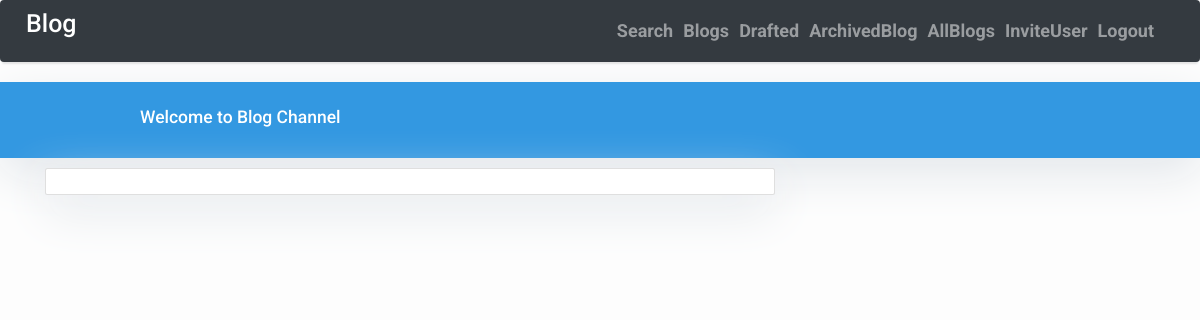
Page /blog/userposts/ (signed in) on the earlier database version.
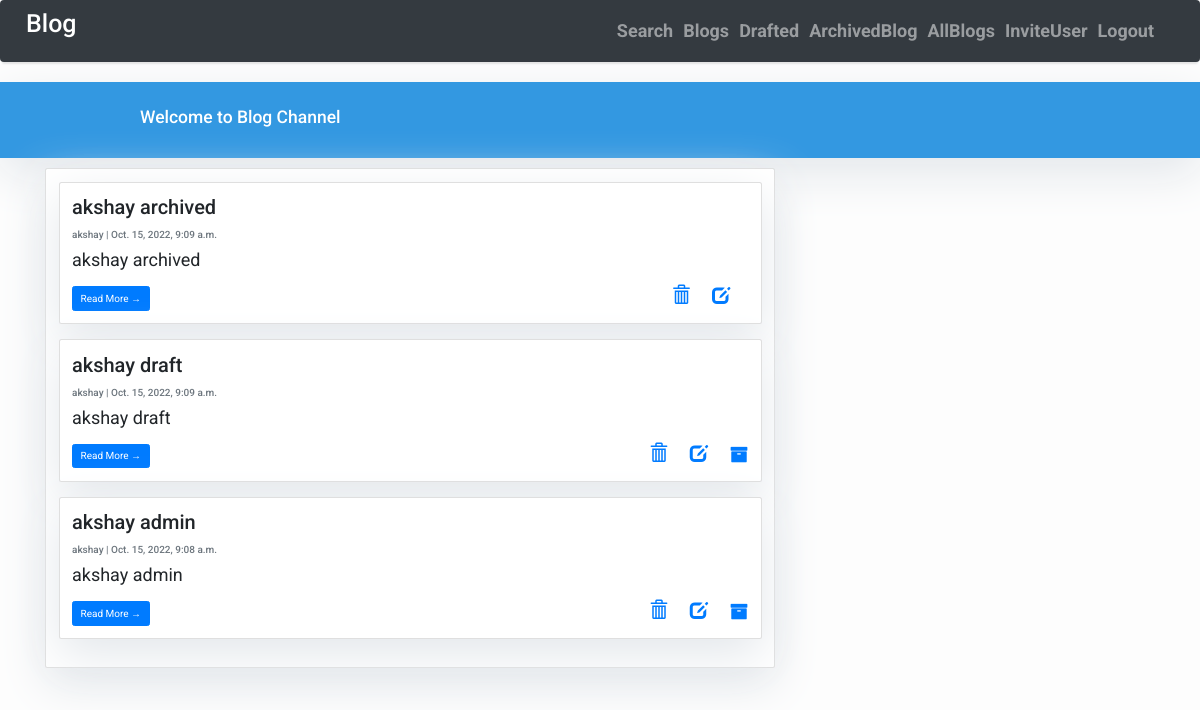
Same page on the later database version.
### blogs/models.py (models this page shows, shortened)
class Post(models.Model):
    title = models.CharField(max_length=200, unique=True)
    author = models.ForeignKey(User, on_delete= models.CASCADE,related_name='blog_posts', null=True)
    updated_on = models.DateTimeField(auto_now= True)
    content = models.TextField()
    created_on = models.DateTimeField(auto_now_add=True)
    status = models.IntegerField(choices=STATUS, default=1)
    class Meta:
        ordering = ['-created_on']

### blogs/views.py (the view)
# urls.py: path('userposts/', views.UserPosts.as_view(), name='user_posts'),
class UserPosts(View):
    def get(self, request):
        logged_in_user = request.user.id
        logged_in_user_posts = Post.objects.filter(author=logged_in_user)
        return render(request, 'user_posts.html', {'user_posts': logged_in_user_posts})

### blogs/templates/user_posts.html (shortened to what this page needs)
    {% extends "home.html" %}
{% block content %}
<div class="container">
    <div class="row">
        <div class="col-md-8 mt-3 left">
            <div class="card mb-4">
                <div class="card-body">
                {% for post in user_posts %}
                <div class="card mb-4">
                    <div class="card-body">
                        <h2 class="card-title">{{ post.title }}</h2>
                        <p class="card-text text-muted h6">{{ post.author }} | {{ post.created_on}} </p>
                        <p class="card-text">{{post.content|slice:":200" }}</p>
                        <a href="{% url 'blog:post_detail' post.id  %}" class="btn btn-primary">Read More &rarr;</a>
                        <div class="right">
                        <a href="{% url 'blog:post_delete' post.id  %}">
                            <span class="glyphicon glyphicon-trash" ></span>
                          </a>&nbsp;&nbsp;&nbsp;
                        <a href="{% url 'blog:post_update' post.id  %}">
                        <span class="glyphicon glyphicon-edit"></span>
                        </a>&nbsp;&nbsp;&nbsp;
                        {% if request.user.is_superuser  %}
                            {%if post.status == 0 or post.status == 1 %}
                                <a href="{% url 'blog:post_archive' post.id  %}">
                                    <i class="fa fa-archive" aria-hidden="true"></i>
                                </a>
                            {%endif%}
                        {%endif%}
                        </div>
                    </div>
                </div>
                {% endfor %}
                </div>
            </div>
        </div>
    </div>
</div>
{%endblock%}

Differences in the rows shown:
added Post: title "akshay archived", author "akshay", created_on "Oct. 15, 2022, 9:09 a.m.", content "akshay archived"
added Post: title "akshay draft", author "akshay", created_on "Oct. 15, 2022, 9:09 a.m.", content "akshay draft", status 0 (drawn)
added Post: title "akshay admin", author "akshay", created_on "Oct. 15, 2022, 9:08 a.m.", content "akshay admin", status 1 (drawn)
